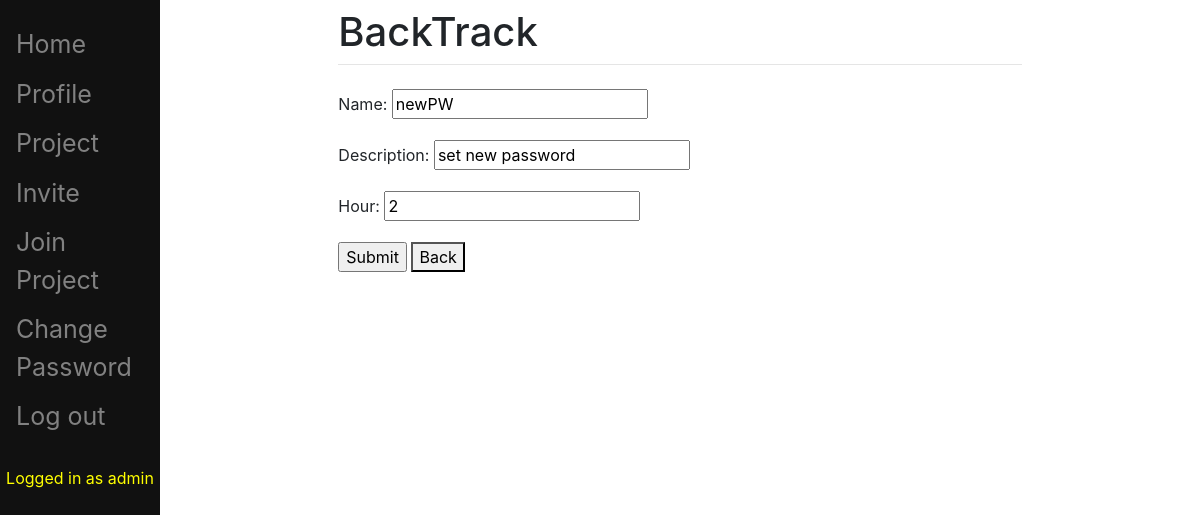
The app's page /pbi/updateTask/27/ (signed in) with its own data.
### pbi/models.py (models this page shows, shortened)
class Task(models.Model):
	STAT = (
		('Completed', 'Completed'),
		('In Progress', 'In Progress'),
		('Not yet started', 'Not yet started'),
	)
	name = models.CharField(max_length=200)
	description = models.CharField(max_length=200)
	hour = models.PositiveIntegerField(blank=True, null=True)
	status = models.CharField(choices=STAT, default='Not yet started', max_length=200)
	create_at = models.DateTimeField(blank=True, default=timezone.now, editable=False)
	item = models.ForeignKey(Item,on_delete=models.CASCADE,blank=True, null=True)
	sprint = models.ForeignKey(Sprint,on_delete=models.CASCADE,blank=True, null=True)
	person = models.ForeignKey(Person, on_delete=models.SET_NULL, blank=True, null=True)

### pbi/views.py (the view, shortened to what this page needs)
class TaskUpdateView(LoginRequiredMixin, UpdateView):
    login_url = '/pbi/login/'
    redirect_field_name = 'redirect_to'
    model = Task
    fields = ['name', 'description', 'hour']
    template_name = 'task_create.html'
    pk_taskUpdate_kwargs = 'taskUpdate_pk'
    def get_object(self,queryset=None):
        snum = int(self.kwargs.get(self.pk_taskUpdate_kwargs,None))
        obj = get_object_or_404(Task, pk=snum)
        u = self.request.user
        personCheck = Person.objects.get(user = u)
        if obj.item.project != personCheck.project or personCheck.role == "Scrum Master":
            obj = None
            return obj
        return obj

### templates/task_create.html (shortened to what this page needs)
{% extends "main/base.html" %}
{% block content %}
<!DOCTYPE html>
<html lang="en">
<body>
  <form action="" method="post">
      {{ form.as_p }}
      <input type="submit" value="Submit">
	  <button onclick="window.history.back();" value="Back" type="reset">Back</button>
  </form>
</body>
</html>
{% endblock %}

### templates/main/base.html (shortened to what this page needs)
{% load static %}
<!doctype html>
<html>
<head>
	<link rel="stylesheet" href="{% static 'css/bootstrap.min.css' %}">
</head>
<body>
	<div class="sidenav">
		<a href="/pbi/">Home</a>
		{% if user.is_authenticated == True %}
			<a href="/pbi/profile/">Profile</a>
            <a href="/pbi/ProjectList/">Project</a>
            <a href="/pbi/Invite/">Invite</a>
            <a href="/pbi/joinProject/">Join Project</a>
			<a href="/pbi/changePassword/">Change Password</a>
			<a href="/pbi/logout/">Log out</a>
			<br><p align="center" style="color:yellow">Logged in as {{ user.get_username }}</p>
		{% endif %}
	</div>
	<div id="content" name="content" class="main">
		<div class="row justify-content-center">
			<div class="col-8">
				<h1 class="mt-2">BackTrack</h1>
				<hr class="mt-0 mb-4">
				{% block content %}
				{% endblock %}
			</div>
		</div>
	</div>
</body>
</html>

### templates/main/base.html (style rules this page uses)
.sidenav { height:100%; width:160px; position: fixed; z-index:1; top:0; left:0; background-color:#111; overflow-x: :hidden; padding-top:20px; }
.sidenav a { padding:6px 8px 6px 16px; text-decoration: none; font-size:25px; color: #818181; display:block; }
.main { margin-left:160px; padding: 0px 0px; }

### records on screen
Task: name "newPW", description "set new password", hour "2"

### other values on screen
{{ user.get_username }} "admin"
